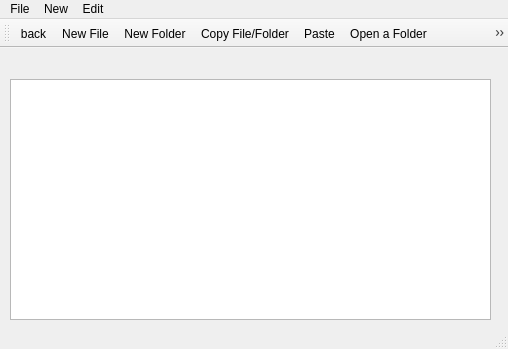
<?xml version="1.0" encoding="UTF-8"?>
<ui version="4.0">
 <class>window3</class>
 <widget class="QMainWindow" name="window3">
  <property name="geometry">
   <rect>
    <x>0</x>
    <y>0</y>
    <width>508</width>
    <height>349</height>
   </rect>
  </property>
  <property name="windowTitle">
   <string>MainWindow</string>
  </property>
  <widget class="QWidget" name="centralwidget">
   <widget class="QLabel" name="label">
    <property name="geometry">
     <rect>
      <x>40</x>
      <y>0</y>
      <width>461</width>
      <height>31</height>
     </rect>
    </property>
    <property name="font">
     <font>
      <family>MS Shell Dlg 2</family>
     </font>
    </property>
    <property name="text">
     <string/>
    </property>
   </widget>
   <widget class="QLabel" name="pathicon">
    <property name="geometry">
     <rect>
      <x>10</x>
      <y>0</y>
      <width>21</width>
      <height>31</height>
     </rect>
    </property>
    <property name="text">
     <string/>
    </property>
   </widget>
   <widget class="QListWidget" name="listWidget">
    <property name="geometry">
     <rect>
      <x>10</x>
      <y>31</y>
      <width>481</width>
      <height>241</height>
     </rect>
    </property>
   </widget>
  </widget>
  <widget class="QMenuBar" name="menubar">
   <property name="geometry">
    <rect>
     <x>0</x>
     <y>0</y>
     <width>508</width>
     <height>21</height>
    </rect>
   </property>
   <widget class="QMenu" name="menuFile">
    <property name="title">
     <string>File</string>
    </property>
    <addaction name="actionOpen_a_Folder"/>
    <addaction name="actionCopy"/>
    <addaction name="actionPaste"/>
    <addaction name="actionSearch_File_Folder"/>
   </widget>
   <widget class="QMenu" name="menuNew">
    <property name="title">
     <string>New</string>
    </property>
    <addaction name="actionCreae_File"/>
    <addaction name="actionCreate_Folder"/>
   </widget>
   <widget class="QMenu" name="menuEdit">
    <property name="title">
     <string>Edit</string>
    </property>
    <addaction name="actionRename_file_folder"/>
    <addaction name="actionDelete"/>
   </widget>
   <addaction name="menuFile"/>
   <addaction name="menuNew"/>
   <addaction name="menuEdit"/>
  </widget>
  <widget class="QStatusBar" name="statusbar"/>
  <widget class="QToolBar" name="toolBar">
   <property name="windowTitle">
    <string>toolBar</string>
   </property>
   <attribute name="toolBarArea">
    <enum>TopToolBarArea</enum>
   </attribute>
   <attribute name="toolBarBreak">
    <bool>false</bool>
   </attribute>
   <addaction name="actionback"/>
   <addaction name="actionCreae_File"/>
   <addaction name="actionCreate_Folder"/>
   <addaction name="actionCopy"/>
   <addaction name="actionPaste"/>
   <addaction name="actionOpen_a_Folder"/>
   <addaction name="actionDelete"/>
   <addaction name="actionRename_file_folder"/>
   <addaction name="actionSearch_File_Folder"/>
   <addaction name="actionviewTree"/>
  </widget>
  <action name="actionOpen_a_Folder">
   <property name="icon">
    <iconset resource="Resource.qrc">
     <normaloff>:/rec/icons/Folder-Open-icon.png</normaloff>:/rec/icons/Folder-Open-icon.png</iconset>
   </property>
   <property name="text">
    <string>Open a Folder</string>
   </property>
  </action>
  <action name="actionCreae_File">
   <property name="icon">
    <iconset resource="Resource.qrc">
     <normaloff>:/rec/icons/unnamed.png</normaloff>:/rec/icons/unnamed.png</iconset>
   </property>
   <property name="text">
    <string>New File</string>
   </property>
  </action>
  <action name="actionCreate_Folder">
   <property name="icon">
    <iconset resource="Resource.qrc">
     <normaloff>:/rec/icons/clipart684867.png</normaloff>:/rec/icons/clipart684867.png</iconset>
   </property>
   <property name="text">
    <string>New Folder</string>
   </property>
  </action>
  <action name="actionDelete">
   <property name="icon">
    <iconset resource="Resource.qrc">
     <normaloff>:/rec/icons/cancel-512-removebg-preview.png</normaloff>:/rec/icons/cancel-512-removebg-preview.png</iconset>
   </property>
   <property name="text">
    <string>Delete File/Folder</string>
   </property>
  </action>
  <action name="actionback">
   <property name="checkable">
    <bool>false</bool>
   </property>
   <property name="icon">
    <iconset resource="Resource.qrc">
     <normaloff>:/rec/icons/back-removebg-preview.png</normaloff>:/rec/icons/back-removebg-preview.png</iconset>
   </property>
   <property name="text">
    <string>back</string>
   </property>
  </action>
  <action name="actionCopy">
   <property name="icon">
    <iconset resource="Resource.qrc">
     <normaloff>:/rec/icons/copy_icon-removebg-preview.png</normaloff>:/rec/icons/copy_icon-removebg-preview.png</iconset>
   </property>
   <property name="text">
    <string>Copy File/Folder</string>
   </property>
  </action>
  <action name="actionPaste">
   <property name="icon">
    <iconset resource="Resource.qrc">
     <normaloff>:/rec/icons/clipart1146204.png</normaloff>:/rec/icons/clipart1146204.png</iconset>
   </property>
   <property name="text">
    <string>Paste</string>
   </property>
  </action>
  <action name="actionviewTree">
   <property name="icon">
    <iconset resource="Resource.qrc">
     <normaloff>:/rec/icons/free-tree-icon-1578-thumb.png</normaloff>:/rec/icons/free-tree-icon-1578-thumb.png</iconset>
   </property>
   <property name="text">
    <string>ViewTree</string>
   </property>
   <property name="toolTip">
    <string>View Tree</string>
   </property>
  </action>
  <action name="actionRename_file_folder">
   <property name="icon">
    <iconset resource="Resource.qrc">
     <normaloff>:/rec/icons/renamefile.png</normaloff>:/rec/icons/renamefile.png</iconset>
   </property>
   <property name="text">
    <string>Rename file/folder</string>
   </property>
  </action>
  <action name="actionSearch_File_Folder">
   <property name="icon">
    <iconset resource="Resource.qrc">
     <normaloff>:/rec/icons/mm-removebg-preview.png</normaloff>:/rec/icons/mm-removebg-preview.png</iconset>
   </property>
   <property name="text">
    <string>Search File/Folder</string>
   </property>
  </action>
 </widget>
 <resources>
  <include location="Resource.qrc"/>
 </resources>
 <connections/>
</ui>
